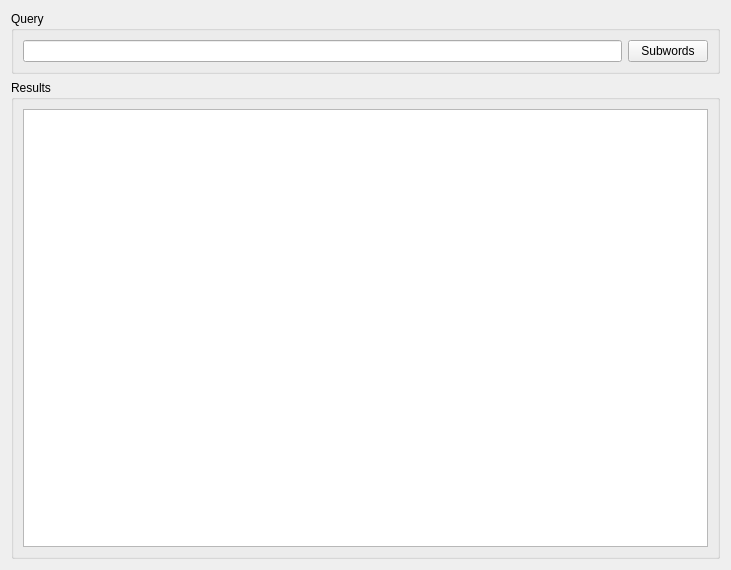
<?xml version="1.0" encoding="UTF-8"?>
<ui version="4.0">
 <class>SubwordsWidget</class>
 <widget class="QWidget" name="SubwordsWidget">
  <property name="geometry">
   <rect>
    <x>0</x>
    <y>0</y>
    <width>731</width>
    <height>570</height>
   </rect>
  </property>
  <property name="windowTitle">
   <string>Form</string>
  </property>
  <layout class="QVBoxLayout" name="verticalLayout">
   <item>
    <widget class="QGroupBox" name="groupBox">
     <property name="title">
      <string>Query</string>
     </property>
     <layout class="QHBoxLayout" name="horizontalLayout">
      <item>
       <widget class="QLineEdit" name="queryLineEdit">
        <property name="sizePolicy">
         <sizepolicy hsizetype="Expanding" vsizetype="Fixed">
          <horstretch>0</horstretch>
          <verstretch>0</verstretch>
         </sizepolicy>
        </property>
       </widget>
      </item>
      <item>
       <widget class="QPushButton" name="queryPushButton">
        <property name="text">
         <string>Subwords</string>
        </property>
       </widget>
      </item>
     </layout>
    </widget>
   </item>
   <item>
    <widget class="QGroupBox" name="groupBox_2">
     <property name="title">
      <string>Results</string>
     </property>
     <layout class="QVBoxLayout" name="verticalLayout_2">
      <item>
       <widget class="QTableView" name="subwordsView">
        <property name="alternatingRowColors">
         <bool>true</bool>
        </property>
        <property name="selectionMode">
         <enum>QAbstractItemView::SingleSelection</enum>
        </property>
        <property name="selectionBehavior">
         <enum>QAbstractItemView::SelectRows</enum>
        </property>
        <property name="sortingEnabled">
         <bool>true</bool>
        </property>
       </widget>
      </item>
     </layout>
    </widget>
   </item>
  </layout>
 </widget>
 <resources/>
 <connections/>
</ui>
